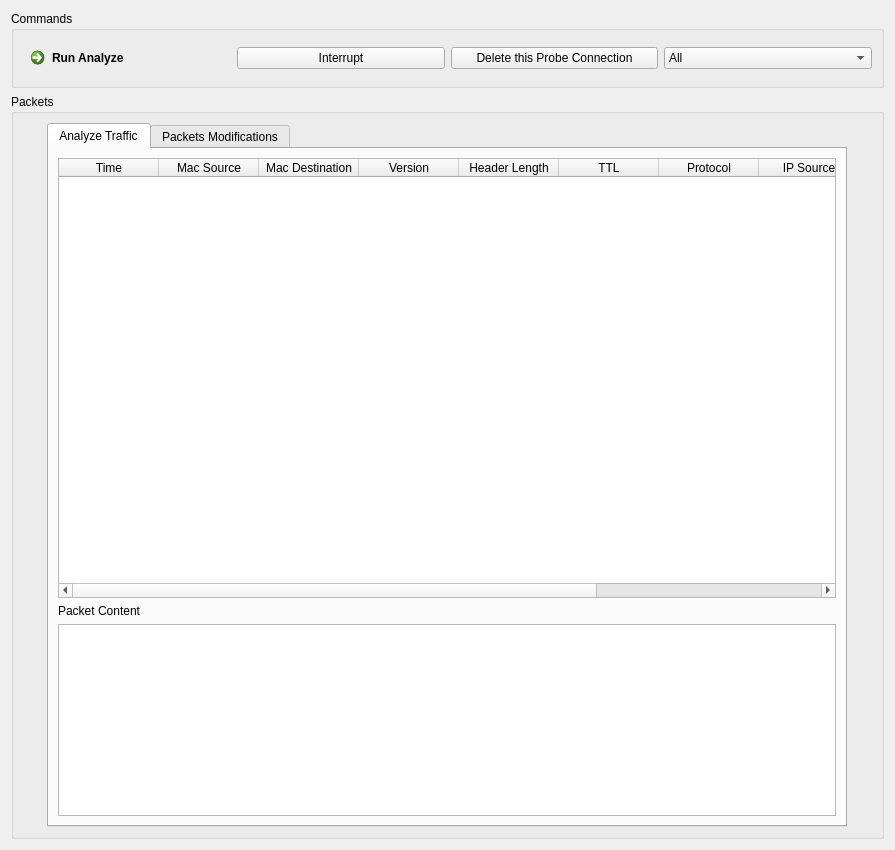
<?xml version="1.0" encoding="UTF-8"?>
<ui version="4.0">
 <class>GUI</class>
 <widget class="QWidget" name="GUI">
  <property name="geometry">
   <rect>
    <x>0</x>
    <y>0</y>
    <width>895</width>
    <height>850</height>
   </rect>
  </property>
  <property name="windowTitle">
   <string>Form</string>
  </property>
  <layout class="QGridLayout" name="gridLayout_2">
   <item row="1" column="0">
    <widget class="QGroupBox" name="groupBoxPackets">
     <property name="title">
      <string>Packets</string>
     </property>
     <layout class="QGridLayout" name="gridLayout_9">
      <item row="0" column="0">
       <widget class="QTabWidget" name="tabWidget">
        <property name="sizePolicy">
         <sizepolicy hsizetype="Fixed" vsizetype="Fixed">
          <horstretch>0</horstretch>
          <verstretch>0</verstretch>
         </sizepolicy>
        </property>
        <property name="minimumSize">
         <size>
          <width>300</width>
          <height>300</height>
         </size>
        </property>
        <property name="maximumSize">
         <size>
          <width>800</width>
          <height>800</height>
         </size>
        </property>
        <property name="layoutDirection">
         <enum>Qt::LeftToRight</enum>
        </property>
        <property name="autoFillBackground">
         <bool>false</bool>
        </property>
        <property name="tabPosition">
         <enum>QTabWidget::North</enum>
        </property>
        <property name="tabShape">
         <enum>QTabWidget::Rounded</enum>
        </property>
        <property name="currentIndex">
         <number>0</number>
        </property>
        <property name="usesScrollButtons">
         <bool>false</bool>
        </property>
        <property name="documentMode">
         <bool>false</bool>
        </property>
        <property name="tabsClosable">
         <bool>false</bool>
        </property>
        <property name="movable">
         <bool>false</bool>
        </property>
        <widget class="QWidget" name="AnalyzeTraffic">
         <attribute name="title">
          <string>Analyze Traffic</string>
         </attribute>
         <layout class="QGridLayout" name="gridLayout">
          <item row="0" column="0">
           <widget class="QTableWidget" name="tableWidget">
            <property name="autoFillBackground">
             <bool>true</bool>
            </property>
            <property name="frameShape">
             <enum>QFrame::StyledPanel</enum>
            </property>
            <property name="frameShadow">
             <enum>QFrame::Sunken</enum>
            </property>
            <property name="autoScroll">
             <bool>false</bool>
            </property>
            <property name="autoScrollMargin">
             <number>5</number>
            </property>
            <property name="editTriggers">
             <set>QAbstractItemView::NoEditTriggers</set>
            </property>
            <property name="alternatingRowColors">
             <bool>true</bool>
            </property>
            <column>
             <property name="text">
              <string>Time</string>
             </property>
            </column>
            <column>
             <property name="text">
              <string>Mac Source</string>
             </property>
            </column>
            <column>
             <property name="text">
              <string>Mac Destination</string>
             </property>
            </column>
            <column>
             <property name="text">
              <string>Version</string>
             </property>
            </column>
            <column>
             <property name="text">
              <string>Header Length</string>
             </property>
            </column>
            <column>
             <property name="text">
              <string>TTL</string>
             </property>
            </column>
            <column>
             <property name="text">
              <string>Protocol</string>
             </property>
            </column>
            <column>
             <property name="text">
              <string>IP Source</string>
             </property>
            </column>
            <column>
             <property name="text">
              <string>IP Destination</string>
             </property>
            </column>
            <column>
             <property name="text">
              <string>Injection</string>
             </property>
            </column>
           </widget>
          </item>
          <item row="2" column="0">
           <widget class="QPlainTextEdit" name="plainTextEdit">
            <property name="sizePolicy">
             <sizepolicy hsizetype="Expanding" vsizetype="Fixed">
              <horstretch>0</horstretch>
              <verstretch>0</verstretch>
             </sizepolicy>
            </property>
            <property name="readOnly">
             <bool>true</bool>
            </property>
            <property name="overwriteMode">
             <bool>false</bool>
            </property>
           </widget>
          </item>
          <item row="1" column="0">
           <widget class="QLabel" name="label">
            <property name="text">
             <string>Packet Content</string>
            </property>
           </widget>
          </item>
         </layout>
        </widget>
        <widget class="QWidget" name="PacketsModifications">
         <attribute name="title">
          <string>Packets Modifications</string>
         </attribute>
         <layout class="QGridLayout" name="gridLayout_3">
          <item row="0" column="0">
           <widget class="QScrollArea" name="scrollArea">
            <property name="widgetResizable">
             <bool>true</bool>
            </property>
            <widget class="QWidget" name="scrollAreaWidgetContents">
             <property name="geometry">
              <rect>
               <x>0</x>
               <y>0</y>
               <width>383</width>
               <height>673</height>
              </rect>
             </property>
             <layout class="QGridLayout" name="gridLayout_4">
              <item row="2" column="0">
               <widget class="QGroupBox" name="groupBoxUDPPart">
                <property name="title">
                 <string>UDP Part</string>
                </property>
                <layout class="QGridLayout" name="gridLayout_7">
                 <item row="0" column="0">
                  <widget class="QLabel" name="labelSourcePortUDP">
                   <property name="text">
                    <string>Source Port</string>
                   </property>
                  </widget>
                 </item>
                 <item row="0" column="1">
                  <widget class="QLineEdit" name="lineEditSourcePortUDP"/>
                 </item>
                 <item row="2" column="1">
                  <widget class="QLineEdit" name="lineEditSizeUDP"/>
                 </item>
                 <item row="3" column="1">
                  <widget class="QLineEdit" name="lineEditChecksumUDP"/>
                 </item>
                 <item row="1" column="1">
                  <widget class="QLineEdit" name="lineEditDestinationPortUDP"/>
                 </item>
                 <item row="1" column="0">
                  <widget class="QLabel" name="labelDestinationPortUDP">
                   <property name="text">
                    <string>Destination Port</string>
                   </property>
                  </widget>
                 </item>
                 <item row="2" column="0">
                  <widget class="QLabel" name="labelSizeUDP">
                   <property name="text">
                    <string>Size</string>
                   </property>
                  </widget>
                 </item>
                 <item row="3" column="0">
                  <widget class="QLabel" name="labelChecksumUDP">
                   <property name="text">
                    <string>Checksum</string>
                   </property>
                  </widget>
                 </item>
                </layout>
               </widget>
              </item>
              <item row="1" column="0">
               <widget class="QGroupBox" name="groupBoxTCPPart">
                <property name="title">
                 <string>TCP Part</string>
                </property>
                <layout class="QGridLayout" name="gridLayout_6">
                 <item row="2" column="1">
                  <widget class="QLineEdit" name="lineEditSequence"/>
                 </item>
                 <item row="0" column="1">
                  <widget class="QLineEdit" name="lineEditSourcePort"/>
                 </item>
                 <item row="1" column="1">
                  <widget class="QLineEdit" name="lineEditDestinationPort"/>
                 </item>
                 <item row="0" column="0">
                  <widget class="QLabel" name="labelSourcePort">
                   <property name="text">
                    <string>Source Port</string>
                   </property>
                  </widget>
                 </item>
                 <item row="1" column="0">
                  <widget class="QLabel" name="labelDestinationPort">
                   <property name="text">
                    <string>Destination Port</string>
                   </property>
                  </widget>
                 </item>
                 <item row="2" column="0">
                  <widget class="QLabel" name="labelSequence">
                   <property name="text">
                    <string>Sequence</string>
                   </property>
                  </widget>
                 </item>
                 <item row="3" column="1">
                  <widget class="QLineEdit" name="lineEditReconnaissance"/>
                 </item>
                 <item row="3" column="0">
                  <widget class="QLabel" name="labelReconnaissance">
                   <property name="text">
                    <string>Reconnaissance</string>
                   </property>
                  </widget>
                 </item>
                 <item row="4" column="0">
                  <widget class="QLabel" name="labelHeaderTCP">
                   <property name="text">
                    <string>Header TCP</string>
                   </property>
                  </widget>
                 </item>
                 <item row="4" column="1">
                  <widget class="QLineEdit" name="lineEditHeaderTCP"/>
                 </item>
                </layout>
                <zorder>lineEditSourcePort</zorder>
                <zorder>lineEditDestinationPort</zorder>
                <zorder>lineEditSequence</zorder>
                <zorder>labelSourcePort</zorder>
                <zorder>labelDestinationPort</zorder>
                <zorder>labelSequence</zorder>
                <zorder>labelReconnaissance</zorder>
                <zorder>lineEditReconnaissance</zorder>
                <zorder>labelHeaderTCP</zorder>
                <zorder>lineEditHeaderTCP</zorder>
               </widget>
              </item>
              <item row="0" column="0">
               <widget class="QGroupBox" name="groupBoxHeaderPart">
                <property name="title">
                 <string>Header Part</string>
                </property>
                <layout class="QGridLayout" name="gridLayout_5">
                 <item row="7" column="0">
                  <widget class="QLabel" name="labelProtocol">
                   <property name="text">
                    <string>Protocol</string>
                   </property>
                  </widget>
                 </item>
                 <item row="8" column="0">
                  <widget class="QLabel" name="labelIPSource">
                   <property name="text">
                    <string>IP Source</string>
                   </property>
                  </widget>
                 </item>
                 <item row="8" column="1">
                  <widget class="QLineEdit" name="lineEditIPSource"/>
                 </item>
                 <item row="6" column="1">
                  <widget class="QLineEdit" name="lineEditTTL"/>
                 </item>
                 <item row="7" column="1">
                  <widget class="QLineEdit" name="lineEditProtocol"/>
                 </item>
                 <item row="6" column="0">
                  <widget class="QLabel" name="labelTTL">
                   <property name="text">
                    <string>TTL</string>
                   </property>
                  </widget>
                 </item>
                 <item row="2" column="0">
                  <widget class="QLabel" name="labelMacDestination">
                   <property name="text">
                    <string>Mac Destination</string>
                   </property>
                  </widget>
                 </item>
                 <item row="5" column="0">
                  <widget class="QLabel" name="labelHeaderLength">
                   <property name="text">
                    <string>Header Length</string>
                   </property>
                  </widget>
                 </item>
                 <item row="5" column="1">
                  <widget class="QLineEdit" name="lineEditHeaderLength"/>
                 </item>
                 <item row="1" column="0">
                  <widget class="QLabel" name="labelTime">
                   <property name="text">
                    <string>Time</string>
                   </property>
                  </widget>
                 </item>
                 <item row="3" column="0">
                  <widget class="QLabel" name="labelMacSource">
                   <property name="text">
                    <string>Mac Source</string>
                   </property>
                  </widget>
                 </item>
                 <item row="4" column="0">
                  <widget class="QLabel" name="labelVersion">
                   <property name="text">
                    <string>Version</string>
                   </property>
                  </widget>
                 </item>
                 <item row="1" column="1">
                  <widget class="QLineEdit" name="lineEditTime"/>
                 </item>
                 <item row="2" column="1">
                  <widget class="QLineEdit" name="lineEditMacDestination"/>
                 </item>
                 <item row="3" column="1">
                  <widget class="QLineEdit" name="lineEditMacSource"/>
                 </item>
                 <item row="4" column="1">
                  <widget class="QLineEdit" name="lineEditVersion"/>
                 </item>
                 <item row="9" column="0">
                  <widget class="QLabel" name="labelIPDestination">
                   <property name="text">
                    <string>IP Destination</string>
                   </property>
                  </widget>
                 </item>
                 <item row="9" column="1">
                  <widget class="QLineEdit" name="lineEditIPDestination"/>
                 </item>
                </layout>
               </widget>
              </item>
              <item row="3" column="0">
               <widget class="QCommandLinkButton" name="commandLinkButtonSendPacket">
                <property name="sizePolicy">
                 <sizepolicy hsizetype="Preferred" vsizetype="Fixed">
                  <horstretch>0</horstretch>
                  <verstretch>0</verstretch>
                 </sizepolicy>
                </property>
                <property name="text">
                 <string>Send Packet</string>
                </property>
               </widget>
              </item>
             </layout>
            </widget>
           </widget>
          </item>
          <item row="0" column="1">
           <widget class="QScrollArea" name="scrollArea_2">
            <property name="widgetResizable">
             <bool>true</bool>
            </property>
            <widget class="QWidget" name="scrollAreaWidgetContents_3">
             <property name="geometry">
              <rect>
               <x>0</x>
               <y>0</y>
               <width>383</width>
               <height>673</height>
              </rect>
             </property>
             <layout class="QGridLayout" name="gridLayout_8">
              <item row="1" column="1">
               <widget class="QPlainTextEdit" name="plainTextEditData"/>
              </item>
              <item row="0" column="1">
               <widget class="QLabel" name="label_17">
                <property name="text">
                 <string>Data:</string>
                </property>
               </widget>
              </item>
             </layout>
            </widget>
           </widget>
          </item>
         </layout>
        </widget>
       </widget>
      </item>
     </layout>
    </widget>
   </item>
   <item row="0" column="0">
    <widget class="QGroupBox" name="groupBoxCommands">
     <property name="sizePolicy">
      <sizepolicy hsizetype="Preferred" vsizetype="Fixed">
       <horstretch>0</horstretch>
       <verstretch>0</verstretch>
      </sizepolicy>
     </property>
     <property name="title">
      <string>Commands</string>
     </property>
     <layout class="QGridLayout" name="gridLayout_10">
      <item row="0" column="1">
       <widget class="QPushButton" name="pushButtonInterrupt">
        <property name="sizePolicy">
         <sizepolicy hsizetype="Preferred" vsizetype="Fixed">
          <horstretch>0</horstretch>
          <verstretch>0</verstretch>
         </sizepolicy>
        </property>
        <property name="text">
         <string>Interrupt</string>
        </property>
       </widget>
      </item>
      <item row="0" column="2">
       <widget class="QPushButton" name="pushButtonDeleteProbe">
        <property name="text">
         <string>Delete this Probe Connection</string>
        </property>
       </widget>
      </item>
      <item row="0" column="0">
       <widget class="QCommandLinkButton" name="commandLinkButtonRunAnalyze">
        <property name="text">
         <string>Run Analyze</string>
        </property>
       </widget>
      </item>
      <item row="0" column="3">
       <widget class="QComboBox" name="comboBoxFilter">
        <item>
         <property name="text">
          <string>All</string>
         </property>
        </item>
        <item>
         <property name="text">
          <string>TCP</string>
         </property>
        </item>
        <item>
         <property name="text">
          <string>UDP</string>
         </property>
        </item>
       </widget>
      </item>
     </layout>
    </widget>
   </item>
  </layout>
 </widget>
 <tabstops>
  <tabstop>commandLinkButtonRunAnalyze</tabstop>
  <tabstop>pushButtonInterrupt</tabstop>
  <tabstop>pushButtonDeleteProbe</tabstop>
  <tabstop>tabWidget</tabstop>
  <tabstop>tableWidget</tabstop>
  <tabstop>plainTextEdit</tabstop>
  <tabstop>lineEditSourcePortUDP</tabstop>
  <tabstop>lineEditSizeUDP</tabstop>
  <tabstop>lineEditChecksumUDP</tabstop>
  <tabstop>scrollArea</tabstop>
  <tabstop>lineEditDestinationPortUDP</tabstop>
  <tabstop>lineEditSequence</tabstop>
  <tabstop>lineEditSourcePort</tabstop>
  <tabstop>lineEditDestinationPort</tabstop>
  <tabstop>lineEditReconnaissance</tabstop>
  <tabstop>lineEditHeaderTCP</tabstop>
  <tabstop>lineEditIPSource</tabstop>
  <tabstop>lineEditTTL</tabstop>
  <tabstop>lineEditProtocol</tabstop>
  <tabstop>lineEditHeaderLength</tabstop>
  <tabstop>lineEditTime</tabstop>
  <tabstop>lineEditMacDestination</tabstop>
  <tabstop>lineEditMacSource</tabstop>
  <tabstop>lineEditVersion</tabstop>
  <tabstop>lineEditIPDestination</tabstop>
  <tabstop>commandLinkButtonSendPacket</tabstop>
  <tabstop>scrollArea_2</tabstop>
  <tabstop>plainTextEditData</tabstop>
 </tabstops>
 <resources/>
 <connections/>
</ui>
